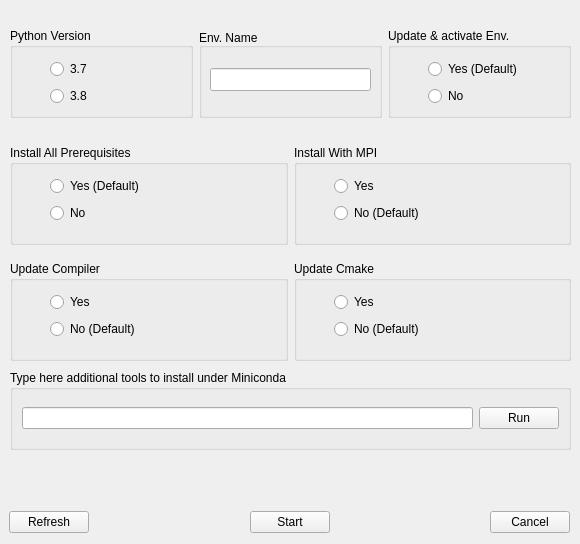
       <widget class="QWidget" name="tab_prerequisistes">
        <attribute name="title">
         <string>Install Prerequisites</string>
        </attribute>
        <widget class="QWidget" name="layoutWidget_7">
         <property name="geometry">
          <rect>
           <x>9</x>
           <y>510</y>
           <width>561</width>
           <height>25</height>
          </rect>
         </property>
         <layout class="QHBoxLayout" name="horizontalLayout_8">
          <item>
           <widget class="QPushButton" name="pB_Refresh_prerequis">
            <property name="text">
             <string>Refresh</string>
            </property>
           </widget>
          </item>
          <item>
           <spacer name="horizontalSpacer_7">
            <property name="orientation">
             <enum>Qt::Horizontal</enum>
            </property>
            <property name="sizeHint" stdset="0">
             <size>
              <width>40</width>
              <height>20</height>
             </size>
            </property>
           </spacer>
          </item>
          <item>
           <widget class="QPushButton" name="pB_Start_prerequis">
            <property name="toolTip">
             <string>&lt;html&gt;&lt;head/&gt;&lt;body&gt;&lt;p&gt;IMPORTANTE : At this stage of installation the GUI must be launched after activating conda !&lt;/p&gt;&lt;/body&gt;&lt;/html&gt;</string>
            </property>
            <property name="whatsThis">
             <string>&lt;html&gt;&lt;head/&gt;&lt;body&gt;&lt;p&gt;IMPORTANTE : At this stage of installation the GUI must be launched after activating conda !&lt;/p&gt;&lt;/body&gt;&lt;/html&gt;</string>
            </property>
            <property name="text">
             <string>Start</string>
            </property>
           </widget>
          </item>
          <item>
           <spacer name="horizontalSpacer_8">
            <property name="orientation">
             <enum>Qt::Horizontal</enum>
            </property>
            <property name="sizeHint" stdset="0">
             <size>
              <width>42</width>
              <height>20</height>
             </size>
            </property>
           </spacer>
          </item>
          <item>
           <widget class="QPushButton" name="pB_Cancel_prerequis">
            <property name="text">
             <string>Cancel</string>
            </property>
           </widget>
          </item>
         </layout>
        </widget>
        <widget class="QGroupBox" name="gB_extra_tools">
         <property name="geometry">
          <rect>
           <x>10</x>
           <y>370</y>
           <width>561</width>
           <height>80</height>
          </rect>
         </property>
         <property name="minimumSize">
          <size>
           <width>0</width>
           <height>60</height>
          </size>
         </property>
         <property name="maximumSize">
          <size>
           <width>16777215</width>
           <height>80</height>
          </size>
         </property>
         <property name="whatsThis">
          <string>&lt;html&gt;&lt;head/&gt;&lt;body&gt;&lt;p&gt;User could type the list of additional tools to install under Miniconda.&lt;/p&gt;&lt;p&gt;Use blank character to separate the elements !&lt;/p&gt;&lt;/body&gt;&lt;/html&gt;</string>
         </property>
         <property name="title">
          <string>Type here additional tools to install under Miniconda</string>
         </property>
         <layout class="QVBoxLayout" name="verticalLayout_15">
          <item>
           <layout class="QHBoxLayout" name="horizontalLayout_9">
            <item>
             <widget class="QLineEdit" name="tools_conda_lE">
              <property name="toolTip">
               <string>&lt;html&gt;&lt;head/&gt;&lt;body&gt;&lt;p&gt;Enter the list of tools to install or update separated by space !&lt;/p&gt;&lt;/body&gt;&lt;/html&gt;</string>
              </property>
              <property name="whatsThis">
               <string>&lt;html&gt;&lt;head/&gt;&lt;body&gt;&lt;p&gt;&lt;br/&gt;&lt;/p&gt;&lt;/body&gt;&lt;/html&gt;</string>
              </property>
              <property name="text">
               <string/>
              </property>
             </widget>
            </item>
            <item>
             <widget class="QPushButton" name="pB_extra_tools">
              <property name="text">
               <string>Run</string>
              </property>
             </widget>
            </item>
           </layout>
          </item>
         </layout>
        </widget>
        <widget class="QWidget" name="layoutWidget_24">
         <property name="geometry">
          <rect>
           <x>10</x>
           <y>23</y>
           <width>561</width>
           <height>101</height>
          </rect>
         </property>
         <layout class="QGridLayout" name="gridLayout_4">
          <item row="0" column="0">
           <widget class="QGroupBox" name="Python_Version_gB_prerequis">
            <property name="minimumSize">
             <size>
              <width>0</width>
              <height>10</height>
             </size>
            </property>
            <property name="maximumSize">
             <size>
              <width>16777215</width>
              <height>90</height>
             </size>
            </property>
            <property name="title">
             <string>Python Version</string>
            </property>
            <widget class="QWidget" name="layoutWidget_27">
             <property name="geometry">
              <rect>
               <x>40</x>
               <y>30</y>
               <width>104</width>
               <height>50</height>
              </rect>
             </property>
             <layout class="QVBoxLayout" name="verticalLayout_27">
              <item>
               <widget class="QRadioButton" name="rB_py37_prerequis">
                <property name="text">
                 <string>3.7</string>
                </property>
               </widget>
              </item>
              <item>
               <widget class="QRadioButton" name="rB_py38_prerequis">
                <property name="text">
                 <string>3.8</string>
                </property>
               </widget>
              </item>
             </layout>
            </widget>
           </widget>
          </item>
          <item row="0" column="2">
           <widget class="QGroupBox" name="Update_Env_gB_prerequis">
            <property name="minimumSize">
             <size>
              <width>0</width>
              <height>90</height>
             </size>
            </property>
            <property name="maximumSize">
             <size>
              <width>16777215</width>
              <height>100</height>
             </size>
            </property>
            <property name="title">
             <string>Update &amp;&amp; activate Env.</string>
            </property>
            <widget class="QWidget" name="layoutWidget_30">
             <property name="geometry">
              <rect>
               <x>40</x>
               <y>30</y>
               <width>115</width>
               <height>50</height>
              </rect>
             </property>
             <layout class="QVBoxLayout" name="verticalLayout_30">
              <item>
               <widget class="QRadioButton" name="rB_yes_update_env_prerequis">
                <property name="text">
                 <string>Yes (Default)</string>
                </property>
               </widget>
              </item>
              <item>
               <widget class="QRadioButton" name="rB_no_update_env_prerequis">
                <property name="text">
                 <string>No</string>
                </property>
               </widget>
              </item>
             </layout>
            </widget>
           </widget>
          </item>
          <item row="0" column="1">
           <widget class="QGroupBox" name="Env_Name_gB_prerequis">
            <property name="minimumSize">
             <size>
              <width>0</width>
              <height>90</height>
             </size>
            </property>
            <property name="maximumSize">
             <size>
              <width>16777215</width>
              <height>90</height>
             </size>
            </property>
            <property name="title">
             <string>Env. Name</string>
            </property>
            <property name="alignment">
             <set>Qt::AlignBottom|Qt::AlignLeading|Qt::AlignLeft</set>
            </property>
            <widget class="QLineEdit" name="lineEdit_Env_Name_prerequis">
             <property name="geometry">
              <rect>
               <x>11</x>
               <y>40</y>
               <width>161</width>
               <height>23</height>
              </rect>
             </property>
             <property name="text">
              <string/>
             </property>
            </widget>
           </widget>
          </item>
         </layout>
        </widget>
        <widget class="QWidget" name="gridLayoutWidget">
         <property name="geometry">
          <rect>
           <x>10</x>
           <y>140</y>
           <width>561</width>
           <height>111</height>
          </rect>
         </property>
         <layout class="QHBoxLayout" name="horizontalLayout_6">
          <item>
           <widget class="QGroupBox" name="groupBox_14">
            <property name="minimumSize">
             <size>
              <width>0</width>
              <height>100</height>
             </size>
            </property>
            <property name="maximumSize">
             <size>
              <width>16777215</width>
              <height>100</height>
             </size>
            </property>
            <property name="title">
             <string>Install All Prerequisites</string>
            </property>
            <widget class="QWidget" name="layoutWidget_9">
             <property name="geometry">
              <rect>
               <x>40</x>
               <y>30</y>
               <width>115</width>
               <height>50</height>
              </rect>
             </property>
             <layout class="QVBoxLayout" name="verticalLayout_16">
              <item>
               <widget class="QRadioButton" name="rB_yes_all_prerequis">
                <property name="text">
                 <string>Yes (Default)</string>
                </property>
               </widget>
              </item>
              <item>
               <widget class="QRadioButton" name="rB_no_all_prerequis">
                <property name="text">
                 <string>No</string>
                </property>
               </widget>
              </item>
             </layout>
            </widget>
           </widget>
          </item>
          <item>
           <widget class="QGroupBox" name="groupBox_12">
            <property name="minimumSize">
             <size>
              <width>0</width>
              <height>100</height>
             </size>
            </property>
            <property name="maximumSize">
             <size>
              <width>16777215</width>
              <height>100</height>
             </size>
            </property>
            <property name="title">
             <string>Install With MPI</string>
            </property>
            <widget class="QWidget" name="layoutWidget_8">
             <property name="geometry">
              <rect>
               <x>40</x>
               <y>30</y>
               <width>112</width>
               <height>50</height>
              </rect>
             </property>
             <layout class="QVBoxLayout" name="verticalLayout_14">
              <item>
               <widget class="QRadioButton" name="rB_yes_MPI_prerequis">
                <property name="text">
                 <string>Yes</string>
                </property>
               </widget>
              </item>
              <item>
               <widget class="QRadioButton" name="rB_no_MPI_prerequis">
                <property name="text">
                 <string>No (Default)</string>
                </property>
               </widget>
              </item>
             </layout>
            </widget>
           </widget>
          </item>
         </layout>
        </widget>
        <widget class="QWidget" name="gridLayoutWidget_2">
         <property name="geometry">
          <rect>
           <x>10</x>
           <y>260</y>
           <width>561</width>
           <height>102</height>
          </rect>
         </property>
         <layout class="QGridLayout" name="gridLayout_5">
          <item row="0" column="0">
           <widget class="QGroupBox" name="groupBox_15">
            <property name="minimumSize">
             <size>
              <width>0</width>
              <height>100</height>
             </size>
            </property>
            <property name="maximumSize">
             <size>
              <width>16777215</width>
              <height>100</height>
             </size>
            </property>
            <property name="title">
             <string>Update Compiler</string>
            </property>
            <widget class="QWidget" name="layoutWidget_10">
             <property name="geometry">
              <rect>
               <x>40</x>
               <y>30</y>
               <width>112</width>
               <height>50</height>
              </rect>
             </property>
             <layout class="QVBoxLayout" name="verticalLayout_17">
              <item>
               <widget class="QRadioButton" name="rB_yes_compiler">
                <property name="text">
                 <string>Yes</string>
                </property>
                <attribute name="buttonGroup">
                 <string notr="true">buttonGroup_2</string>
                </attribute>
               </widget>
              </item>
              <item>
               <widget class="QRadioButton" name="rB_no_compiler">
                <property name="text">
                 <string>No (Default)</string>
                </property>
                <attribute name="buttonGroup">
                 <string notr="true">buttonGroup_2</string>
                </attribute>
               </widget>
              </item>
             </layout>
            </widget>
           </widget>
          </item>
          <item row="0" column="1">
           <widget class="QGroupBox" name="groupBox_16">
            <property name="minimumSize">
             <size>
              <width>0</width>
              <height>100</height>
             </size>
            </property>
            <property name="maximumSize">
             <size>
              <width>16777215</width>
              <height>100</height>
             </size>
            </property>
            <property name="title">
             <string>Update Cmake</string>
            </property>
            <widget class="QWidget" name="layoutWidget_11">
             <property name="geometry">
              <rect>
               <x>40</x>
               <y>30</y>
               <width>112</width>
               <height>50</height>
              </rect>
             </property>
             <layout class="QVBoxLayout" name="verticalLayout_19">
              <item>
               <widget class="QRadioButton" name="rB_yes_cmake">
                <property name="text">
                 <string>Yes</string>
                </property>
                <attribute name="buttonGroup">
                 <string notr="true">buttonGroup_3</string>
                </attribute>
               </widget>
              </item>
              <item>
               <widget class="QRadioButton" name="rB_no_cmake">
                <property name="text">
                 <string>No (Default)</string>
                </property>
                <attribute name="buttonGroup">
                 <string notr="true">buttonGroup_3</string>
                </attribute>
               </widget>
              </item>
             </layout>
            </widget>
           </widget>
          </item>
         </layout>
        </widget>
       </widget>
